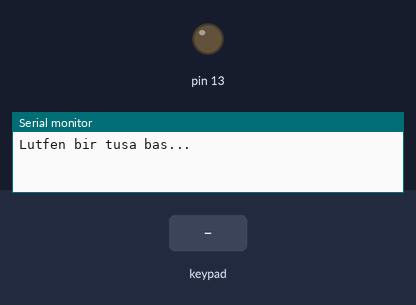
The sketch below on a simulated Arduino Uno, built with avr-gcc and run on an emulated ATmega328P. On the bench: output pins drawn as LEDs (lit = HIGH), the last lines printed to the serial monitor. Inputs (shaded band) come from the test bench.

Above: at 1.2 s.
1.3 s: key '1' pressed
At 1.9 s:
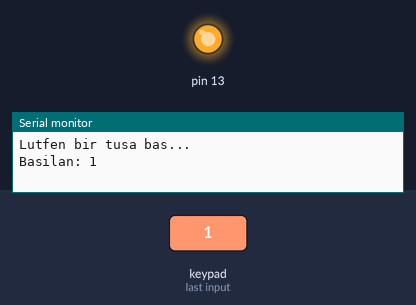
7.8 s: key '2' pressed
At 8.1 s:
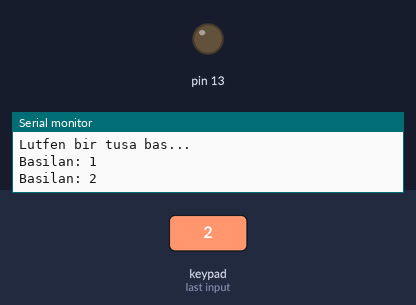
Timing chart, 0 to 10.3 s (numbered marks = the images above; inputs shaded):
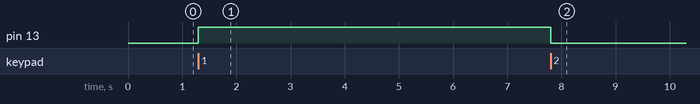

Measured:
- after the input at 1.3 s, pin 13: LOW → HIGH at once
- after the input at 7.8 s, pin 13: HIGH → LOW at once

The sketch:

servo_led_keypad.ino
```cpp
#include <Keypad.h>

const byte ROWS = 4;
const byte COLS = 3;


char hexaKeys[ROWS][COLS] = {
  {'1','2','3'},
  {'4','5','6'},
  {'7','8','9'},
  {'*','0','#'}
};


byte rowPins[ROWS] = {9, 8, 7, 6};


byte colPins[COLS] = {5, 4, 3};

Keypad keypad1 = Keypad( makeKeymap(hexaKeys), rowPins, colPins, ROWS, COLS);

void setup() {
  Serial.begin(9600);
  Serial.println("Lutfen bir tusa bas...");
pinMode(13, OUTPUT);
}

void loop() {
  char key = keypad1.getKey();

  if (key) {
    Serial.print("Basilan: ");
    Serial.println(key);
  }
  if(key=='1')
  {
    digitalWrite(13,HIGH);
  }

  if(key=='2')
  {
    digitalWrite(13,LOW);
  }
}
```
